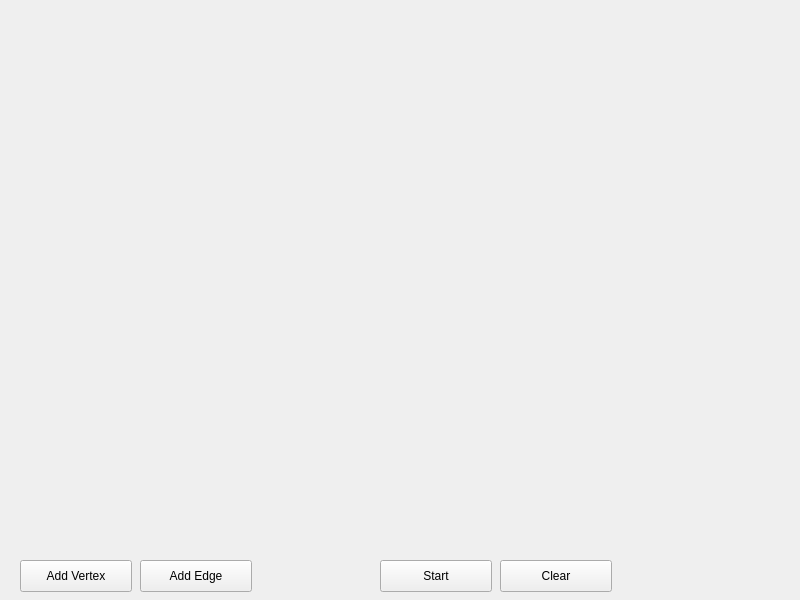
<?xml version="1.0" encoding="UTF-8"?>
<ui version="4.0">
 <class>Widget</class>
 <widget class="QWidget" name="Widget">
  <property name="geometry">
   <rect>
    <x>0</x>
    <y>0</y>
    <width>800</width>
    <height>600</height>
   </rect>
  </property>
  <property name="windowTitle">
   <string>Widget</string>
  </property>
  <widget class="QLabel" name="label">
   <property name="geometry">
    <rect>
     <x>20</x>
     <y>20</y>
     <width>761</width>
     <height>511</height>
    </rect>
   </property>
   <property name="text">
    <string/>
   </property>
  </widget>
  <widget class="QPushButton" name="addVertexBtn">
   <property name="geometry">
    <rect>
     <x>20</x>
     <y>560</y>
     <width>112</width>
     <height>32</height>
    </rect>
   </property>
   <property name="text">
    <string>Add Vertex</string>
   </property>
  </widget>
  <widget class="QPushButton" name="addEdgeBtn">
   <property name="geometry">
    <rect>
     <x>140</x>
     <y>560</y>
     <width>112</width>
     <height>32</height>
    </rect>
   </property>
   <property name="text">
    <string>Add Edge</string>
   </property>
  </widget>
  <widget class="QPushButton" name="startCalcalationBtn">
   <property name="geometry">
    <rect>
     <x>380</x>
     <y>560</y>
     <width>112</width>
     <height>32</height>
    </rect>
   </property>
   <property name="text">
    <string>Start</string>
   </property>
  </widget>
  <widget class="QPushButton" name="clearBtn">
   <property name="geometry">
    <rect>
     <x>500</x>
     <y>560</y>
     <width>112</width>
     <height>32</height>
    </rect>
   </property>
   <property name="text">
    <string>Clear</string>
   </property>
  </widget>
 </widget>
 <resources/>
 <connections/>
</ui>
